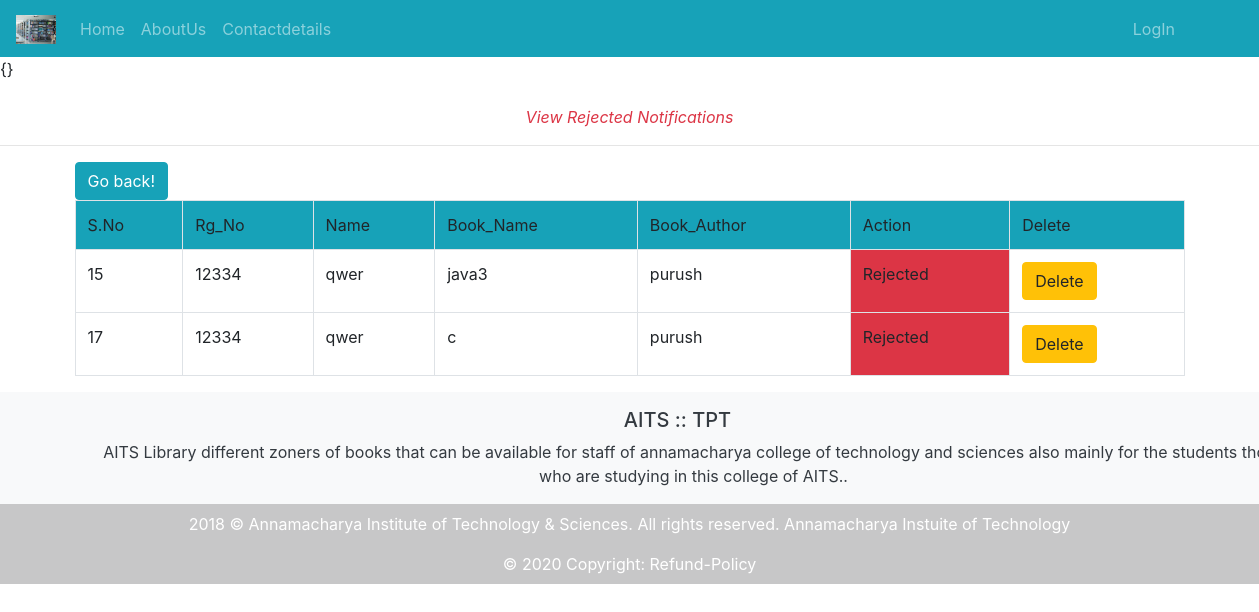
Screenshot of /rejecting/ with the database file from the repository.
### NoteApp/models.py (models this page shows)
class st_admin_data(models.Model):
	Rg_No=models.CharField(max_length=120)
	Branch=models.CharField(max_length=120)
	Name=models.CharField(max_length=120)
	issue_status=models.IntegerField(default=0)
	Book_name=models.CharField(max_length=120)
	Book_author=models.CharField(max_length=120)
	Book_count=models.IntegerField(default=0)
	Issue_date=models.DateField(blank=True,null=True)
	Expire_date=models.DateField(blank=True,null=True)
	uid=models.ForeignKey(User,on_delete=models.CASCADE)

### NoteApp/views.py (the view)
# urls.py: path('rejecting/',views.rejecting,name="rejecting"),
def rejecting(req):
	pending2=st_admin_data.objects.all()
	data=Books_Avail.objects.filter()
	return render(req,'html/noti_rejectingdata.html',{'p':pending2})

### NoteApp/templates/html/noti_rejectingdata.html (shortened to what this page needs)
{% extends 'html/base.html' %}
{% load static %}
{% block content %}
<div class="text-center text-danger">
	<br>
	<span><i>View Rejected Notifications</i></span>
</div>
<hr>
<div class="container">
	<table class="table table-bordered">
		<input type="button" value="Go back!" onclick="history.back()" class="btn btn-info">
		<tr class="bg bg-info">
			<td>S.No</td>
			<td>Rg_No</td>
			<td>Name</td>
			<td>Book_Name</td>
			<td>Book_Author</td>
			<td>Action</td>
			<td>Delete</td>
		</tr>
		{% for i in p %}
		{% if i.issue_status is 2 %}
		<tr>
			<td>{{forloop.counter}}</td>
			<td>{{i.Rg_No}}</td>
			<td>{{i.Name}}</td>
			<td>{{i.Book_name}}</td>
			<td>{{i.Book_author}}</td>
			{% if i.issue_status is 2 %}
			<td class="bg-danger">Rejected</td>
			{% endif %}
			<td><a class="confirm-delete btn btn-warning" href="{% url 'datadelete' i.id %}">Delete</a></td>
		</tr>
		{% endif %}
		{% endfor %}
	</table>
</div>
{% endblock %}

### rows the page displays
st_admin_data: Rg_No "12334", Name "qwer", Book_name "java3", Book_author "purush", issue_status "Rejected"
st_admin_data: Rg_No "12334", Name "qwer", Book_name "c", Book_author "purush", issue_status "Rejected"
